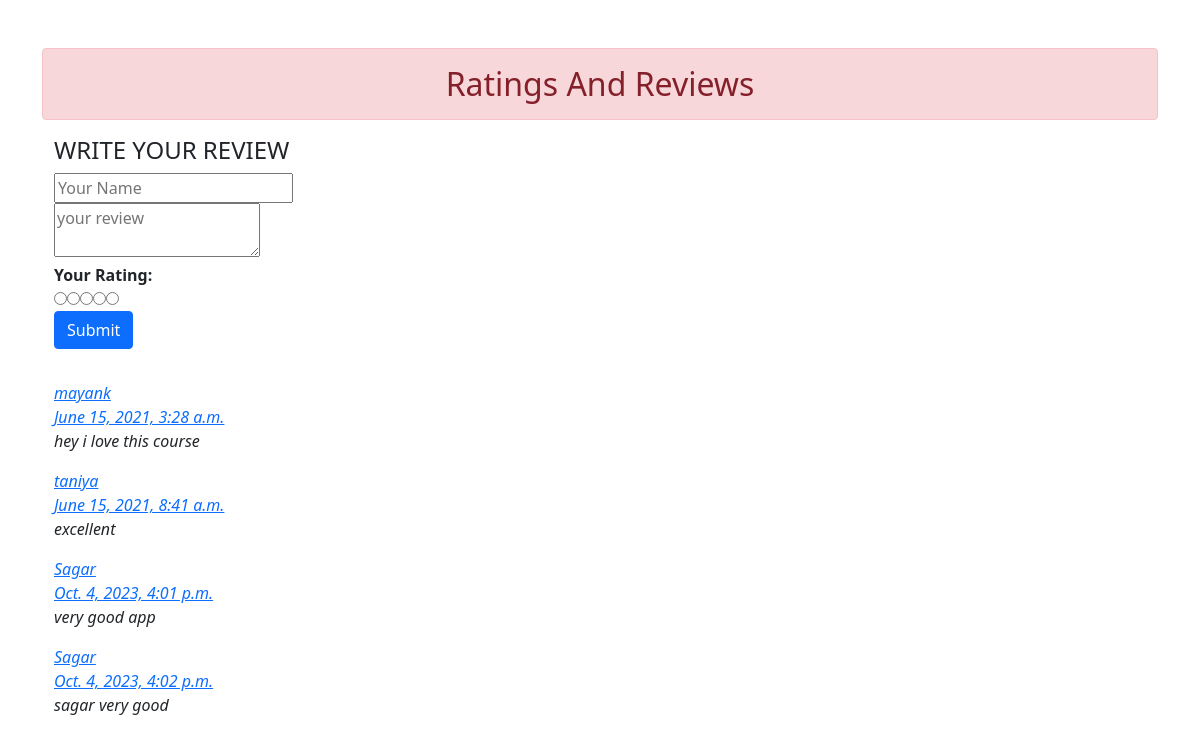
The page / on the database its author committed.
### enroll/models.py (models this page shows, shortened)
class comment(models.Model):
    STATUS=(
        ('New','New'),
        ('True', 'True'),
        ('False','False')
    )
    name1 = models.CharField(max_length=70)
    subject=models.CharField(max_length=50,blank=True)
    comment1=models.CharField(max_length=250,blank=True)
    rate=models.IntegerField(default=1)
    ip=models.CharField(max_length=50)
    status=models.CharField(max_length=10,default='New')
    create_at=models.DateTimeField(auto_now_add=True)
    update_at=models.DateTimeField(auto_now_add=True)

### enroll/views.py (the view)
# urls.py: path('', views.add_comment, name="addandshow"),
def add_comment(request):
   if request.method == 'POST':
        NAME=request.POST['1']
        COMMENT = request.POST['2']
        RATE = request.POST['rate']
        print(RATE)
        c= comment(subject=NAME, comment1=COMMENT ,rate=RATE)
        c.save()
        d = comment.objects.all()
        return render(request,'enroll/addandshow.html',{'com':d})
   else:
        d = comment.objects.all()
        return render(request,'enroll/addandshow.html',{'com':d})

### enroll/templates/enroll/addandshow.html (shortened to what this page needs)
{% extends 'enroll/base.html'%}
{% block content %}
<!doctype html>
<html lang="en">
  <head>
    <link href="https://cdn.jsdelivr.net/npm/bootstrap@5.0.1/dist/css/bootstrap.min.css" rel="stylesheet">
  </head>
  <body>
<div class="container-fluid">
    <div class="col-md-6 " >
       <h4 class="text-uppercase">Write your Review</h4>
      <form class="review-from" action="/" method="POST">
        <div class = "from-group">
           <input class ="input" type="text" placeholder="Your Name" name='1'/>
         </div>
      </div>
      <div class="form-group">
         <textarea class="input" placeholder="your review" name='2'></textarea>
      </div>
      <div class= "form-group">
          <div class="input-rating">
              <strong class="tex-uppercase">Your Rating: </strong>
              <div class= "stars">
                  <input type="radio" id="star5" name="rate" value="5" /><label for = "star5"></input>
                  <input type="radio" id="star4" name="rate" value="4" /><label for = "star4"></input>
                  <input type="radio" id="star3" name="rate" value="3" /><label for = "star3"></input>
                  <input type="radio" id="stars2" name="rate" value="2"/><label for = "stars2"></input>
                  <input type="radio" id="stars1" name="rate" value="1"/><label for = "stars1"></input>
              </div>
            </div>
    <div class="mb-3">
    <button type="submit" class="btn btn-primary mb-3">Submit</button>
  </div>
  </div>
  </div>
     <div class="row">
        <div class="col-md-6">
           <div class="product-review">
              {%for rs in com %}
               <div class="single-review">
                 <div class="review-heading">
                   <div ><a href="#"><i class="fa fa-user-o">{{rs.subject}}</a></div>
                   <div ><a href="#"><i class="fa fa-clock-o">{{rs.create_at}}</a></div>
                 </div>
                 <div class="review-body">
                    <p>{{rs.comment1}}</p>
                  </div>
              </div>
              {% endfor %}
         </div>
        </div>
  </div>
</div>
  </body>
</html>
{% endblock content %}

### enroll/templates/enroll/base.html (shortened to what this page needs)
<!doctype html>
<html lang="en">
  <head>
    <link href="https://cdn.jsdelivr.net/npm/bootstrap@5.0.1/dist/css/bootstrap.min.css" rel="stylesheet">
  </head>
  <body>
    <div class = " container mt-5">
       <h2 class="text-center alert alert-danger"> Ratings And Reviews</h2>
        {% block content%}   {%endblock content%}
  </body>
</html>

### rows shown on the page
comment: subject "mayank", create_at "June 15, 2021, 3:28 a.m.", comment1 "hey i love this course"
comment: subject "taniya", create_at "June 15, 2021, 8:41 a.m.", comment1 "excellent"
comment: subject "Sagar", create_at "Oct. 4, 2023, 4:01 p.m.", comment1 "very good app"
comment: subject "Sagar", create_at "Oct. 4, 2023, 4:02 p.m.", comment1 "sagar very good"
